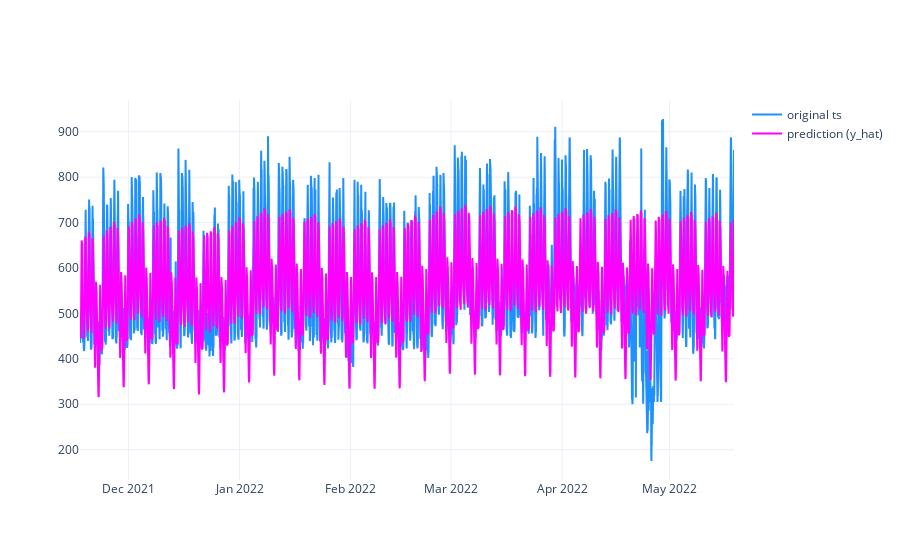

The notebook cell this image was saved under:
### Code cell
p = go.Figure()
p.add_trace(go.Scatter(
    x = df.ds,
    y = df.y,
    mode = "lines",
    line = dict(color = "dodgerblue"),
    name = "original ts"
))
p.add_trace(go.Scatter(
    x = fcst.ds,
    y = fcst.yhat,
    mode = "lines",
    line = dict(color = "fuchsia"),
    name = "prediction (y_hat)"
))

p.show()

### Figure 1 — Plotly figure (JSON) as saved in the notebook; plotly's stock layout.template omitted (floating-point values rounded to 4 significant figures; data arrays with more than 128 entries replaced by an {"elided": "..."} marker saying what was removed)
{"data": [{"line": {"color": "dodgerblue"}, "mode": "lines", "name": "original ts", "type": "scatter", "x": {"elided": "4380 str values"}, "y": {"elided": "4380 int values"}}, {"line": {"color": "fuchsia"}, "mode": "lines", "name": "prediction (y_hat)", "type": "scatter", "x": {"elided": "4380 str values"}, "y": {"elided": "4380 float values"}}], "layout": {}}
